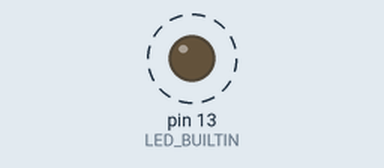
Simulated run of this sketch. Board: Arduino Uno, built with avr-gcc and run on an emulated ATmega328P. Shown: output pins drawn as LEDs (lit = HIGH). Dashed ring = blinking. Random numbers use the default seed unless the sketch sets one; what the sketch prints to the serial monitor is not drawn.

Above: at 0.2 s.
Timing chart, 0 to 3.0 s (numbered marks = the images above):
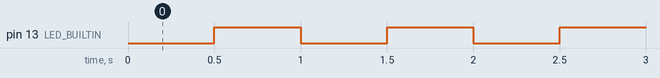

Measured:
- by itself, pin 13 (LED_BUILTIN): alternates HIGH for 0.50 s and LOW for 0.50 s

The sketch:

lesson5.ino
```cpp
/* Lesson 5
 *    Illustrates using milliseconds timer and time intervals to perform actions
 *    that require different time delays.
 */

// global constants
const unsigned long BLINK_INTERVAL = 500;           // unit: milliseconds
const unsigned long POSITION_UPDATE_INTERVAL = 300; // unit: milliseconds

// global variables
unsigned long blinkTime;                            // unit: milliseconds
unsigned long xyTime;                               // unit: milliseconds
int ledPinState;

unsigned int x, y;


void setup() {
  Serial.begin(9600);
  pinMode(LED_BUILTIN, OUTPUT);
  ledPinState = 0;
  digitalWrite(LED_BUILTIN, ledPinState);
  blinkTime = millis();
}

void loop() {

  if( (millis() - blinkTime) >= BLINK_INTERVAL)
  {
    ledPinState = ledPinState ^ 0x01;     // toggle state
    digitalWrite(LED_BUILTIN, ledPinState);
    blinkTime = millis();
  }

  if( (millis() - xyTime) >= POSITION_UPDATE_INTERVAL)
  {
    x = (unsigned int)random(0, 513);
    y = (unsigned int)random(0, 513);

    Serial.print(x);
    Serial.print(":");
    Serial.println(y);

    xyTime = millis();
  }

}
```
